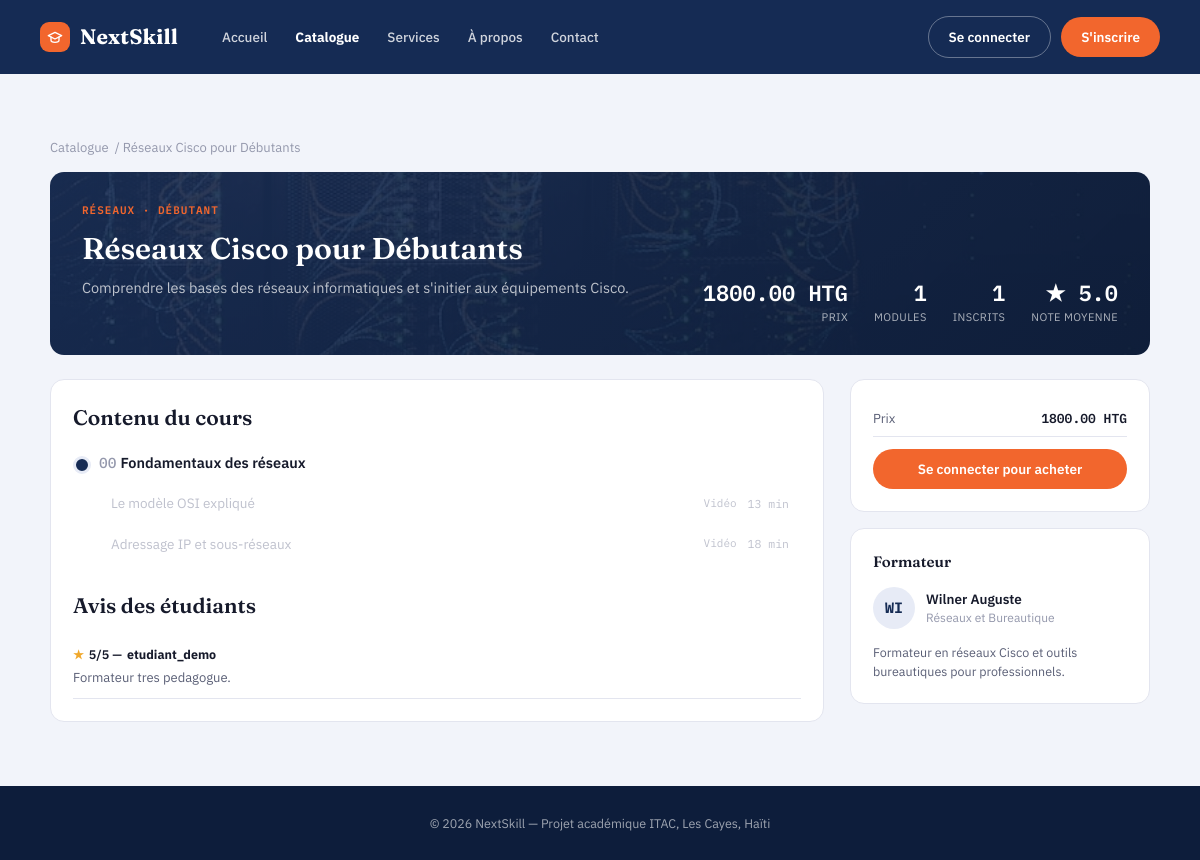
Screenshot of /cours/reseaux-cisco-pour-debutants/ with the database file from the repository.
### courses/models.py (models this page shows, shortened)
class Cours(models.Model):
    class Niveau(models.TextChoices):  # niveau de difficulté affiché sur la fiche cours
        DEBUTANT = "debutant", "Débutant"
        INTERMEDIAIRE = "intermediaire", "Intermédiaire"
        AVANCE = "avance", "Avancé"
    class Statut(models.TextChoices):  # cycle de vie d'un cours, du brouillon à la publication
        BROUILLON = "brouillon", "Brouillon"
        EN_ATTENTE = "en_attente", "En attente de validation"  # soumis par le formateur, attend l'admin
        PUBLIE = "publie", "Publié"  # visible dans le catalogue public
        REJETE = "rejete", "Rejeté"  # refusé par l'administration
    titre = models.CharField(max_length=200)
    slug = models.SlugField(max_length=220, unique=True, blank=True)  # généré automatiquement dans save(), jamais saisi à la main
    description = models.TextField()  # obligatoire, contrairement à celle de Categorie
    niveau = models.CharField(max_length=20, choices=Niveau.choices, default=Niveau.DEBUTANT)
    langue = models.CharField(max_length=50, default="Français")
    prix = models.DecimalField(
        max_digits=8,  # jusqu'à 999999.99
        decimal_places=2,
        default=Decimal("0.00"),
        help_text="Prix du cours en gourdes. 0 = cours gratuit.",
    )
    image_couverture = models.ImageField(upload_to="cours/couvertures/", blank=True, null=True)  # affichée dans le catalogue et le détail
    statut = models.CharField(max_length=20, choices=Statut.choices, default=Statut.BROUILLON)
    date_creation = models.DateTimeField(auto_now_add=True)  # figée à la création
    date_maj = models.DateTimeField(auto_now=True)  # mise à jour à chaque save()
    formateur = models.ForeignKey(
        settings.AUTH_USER_MODEL,
        on_delete=models.CASCADE,  # si le formateur est supprimé, ses cours le sont aussi
        related_name="cours_crees",  # permet d'écrire utilisateur.cours_crees.all()
        limit_choices_to={"role": "formateur"},  # limite le champ dans l'admin aux comptes formateur
    )
    categorie = models.ForeignKey(
        Categorie,
        on_delete=models.PROTECT,  # empêche de supprimer une catégorie tant qu'un cours y est rattaché
        related_name="cours",
    )
    class Meta:
        verbose_name = "Cours"
        verbose_name_plural = "Cours"  # identique au singulier ("des cours"), sinon Django afficherait "Courss"
        ordering = ["-date_creation"]  # les plus récents en premier
    def save(self, *args, **kwargs):
        if not self.slug:  # ne régénère jamais un slug déjà existant, pour ne pas casser les URLs déjà partagées
            self.slug = slugify(self.titre)
        super().save(*args, **kwargs)  # enregistrement réel en base, délégué au parent
    @property
    def nombre_inscrits(self):
        return self.inscriptions.count()  # related_name défini sur Inscription.cours (app enrollments)
    @property
    def nombre_modules(self):
        return self.modules.count()  # related_name défini sur Module.cours ci-dessous

class Categorie(models.Model):
    nom = models.CharField(max_length=100, unique=True)  # unique pour éviter les doublons de catégorie
    description = models.TextField(blank=True)  # facultative
    class Meta:
        verbose_name = "Catégorie"
        verbose_name_plural = "Catégories"
        ordering = ["nom"]  # tri alphabétique par défaut

class Module(models.Model):
    titre = models.CharField(max_length=200)
    ordre = models.PositiveIntegerField(
        default=0,
        help_text="Définit la position du module dans le cours (0, 1, 2...).",
    )
    cours = models.ForeignKey(
        Cours,
        on_delete=models.CASCADE,  # si le cours est supprimé, ses modules le sont aussi
        related_name="modules",
    )
    class Meta:
        verbose_name = "Module"
        verbose_name_plural = "Modules"
        ordering = ["cours", "ordre"]  # affichage dans l'ordre pédagogique voulu par le formateur
        unique_together = ("cours", "ordre")  # deux modules d'un même cours ne peuvent pas partager le même ordre

class Lecon(models.Model):
    class TypeContenu(models.TextChoices):  # détermine quel champ contient le vrai contenu (fichier ou texte)
        VIDEO = "video", "Vidéo"
        PDF = "pdf", "PDF"
        TEXTE = "texte", "Texte"
    titre = models.CharField(max_length=200)
    type_contenu = models.CharField(max_length=10, choices=TypeContenu.choices)
    fichier = models.FileField(
        upload_to="lecons/fichiers/",
        blank=True,  # vide si type_contenu = texte
        null=True,
        help_text="Vidéo (mp4) ou PDF selon le type_contenu.",
    )
    contenu_texte = models.TextField(
        blank=True,  # vide si type_contenu = video/pdf
        help_text="Utilisé uniquement si type_contenu = texte.",
    )
    duree_minutes = models.PositiveIntegerField(blank=True, null=True)  # facultatif, informatif uniquement
    ordre = models.PositiveIntegerField(default=0)
    module = models.ForeignKey(
        Module,
        on_delete=models.CASCADE,  # si le module est supprimé, ses leçons le sont aussi
        related_name="lecons",
    )
    class Meta:
        verbose_name = "Leçon"
        verbose_name_plural = "Leçons"
        ordering = ["module", "ordre"]  # affichage dans l'ordre pédagogique voulu par le formateur
        unique_together = ("module", "ordre")  # deux leçons d'un même module ne peuvent pas partager le même ordre

class Avis(models.Model):
    etudiant = models.ForeignKey(
        settings.AUTH_USER_MODEL,
        on_delete=models.CASCADE,  # si l'étudiant est supprimé, son avis l'est aussi
        related_name="avis",
        limit_choices_to={"role": "etudiant"},  # limite le champ dans l'admin aux comptes étudiant
    )
    cours = models.ForeignKey(
        Cours,
        on_delete=models.CASCADE,  # si le cours est supprimé, les avis associés le sont aussi
        related_name="avis",
    )
    note = models.PositiveSmallIntegerField(
        validators=[MinValueValidator(1), MaxValueValidator(5)],  # rejette toute valeur hors de 1-5 dans les formulaires
        help_text="Note de 1 à 5 étoiles.",
    )
    commentaire = models.TextField(blank=True)  # la note seule suffit, le commentaire est optionnel
    date_creation = models.DateTimeField(auto_now_add=True)
    class Meta:
        verbose_name = "Avis"
        verbose_name_plural = "Avis"  # identique au singulier en français
        unique_together = ("etudiant", "cours")  # un étudiant ne peut laisser qu'un seul avis par cours
        ordering = ["-date_creation"]  # les plus récents en premier

### accounts/models.py (models this page shows, shortened)
class Utilisateur(AbstractUser):
    class Role(models.TextChoices):  # énumération des rôles possibles (valeur stockée, libellé affiché)
        ETUDIANT = "etudiant", "Étudiant"  # rôle par défaut à l'inscription
        FORMATEUR = "formateur", "Formateur"  # crée et gère des cours
        ADMIN = "admin", "Administrateur"  # valide les cours et supervise la plateforme
    role = models.CharField(
        max_length=20,  # assez long pour contenir la plus longue valeur ("formateur")
        choices=Role.choices,  # limite les valeurs possibles aux 3 rôles définis ci-dessus
        default=Role.ETUDIANT,  # tout nouvel utilisateur est étudiant sauf indication contraire
        help_text="Détermine les permissions et l'interface affichée à l'utilisateur.",
    )
    photo_profil = models.ImageField(
        upload_to="profils/",  # sous-dossier de MEDIA_ROOT où sont stockées les photos
        blank=True,  # facultatif dans les formulaires
        null=True,  # peut être vide en base de données
    )
    bio = models.TextField(
        blank=True,  # facultatif : tous les utilisateurs n'ont pas besoin d'une bio
        help_text="Utilisé principalement pour la page publique d'un formateur.",
    )
    specialite = models.CharField(
        max_length=150,
        blank=True,  # requis uniquement pour un formateur (validé côté formulaire, pas ici)
        help_text="Domaine d'expertise du formateur (ex: Développement web, Data Science).",
    )
    date_inscription = models.DateTimeField(auto_now_add=True)  # rempli automatiquement à la création, jamais modifié ensuite
    class Meta:
        verbose_name = "Utilisateur"  # nom singulier affiché dans l'admin Django
        verbose_name_plural = "Utilisateurs"  # nom pluriel affiché dans l'admin Django
        ordering = ["-date_inscription"]  # les plus récents inscrits apparaissent en premier

### courses/views.py (the view, shortened to what this page needs)
# urls.py: path("cours/<slug:slug>/", views.detail_cours, name="detail"),  # fiche détaillée d'un cours
def detail_cours(request, slug):
    cours = get_object_or_404(
        Cours.objects.select_related("categorie", "formateur").prefetch_related(
            "modules__lecons", "modules__quiz"  # précharge modules+leçons+quiz en 2 requêtes au lieu d'une par module
        ),
        slug=slug,
        statut=Cours.Statut.PUBLIE,  # un cours non publié renvoie une 404, même pour son propre formateur
    )
    stats = cours.avis.aggregate(note_moyenne=Avg("note"))  # moyenne des notes, None si aucun avis
    inscription = None
    lecons_terminees = set()
    mon_avis = None
    return render(
        request,
        "courses/detail.html",
        {
            "cours": cours,
            "avis_liste": cours.avis.select_related("etudiant"),
            "note_moyenne": stats["note_moyenne"],
            "inscription": inscription,
            "lecons_terminees": lecons_terminees,
            "mon_avis": mon_avis,
        },
    )

### courses/templates/courses/detail.html (shortened to what this page needs)
{% extends "pages/base.html" %}
{% block content %}
<section class="section" id="cours-detail">
  <div class="breadcrumb"><a href="{% url 'courses:catalogue' %}">Catalogue</a> / {{ cours.titre }}</div>
  <div class="course-hero"{% if cours.image_couverture %} style="background-image:linear-gradient(135deg, rgba(21,43,84,.88), rgba(13,29,59,.92)), url('{{ cours.image_couverture.url }}');"{% endif %}>
    <div>
      <span class="eyebrow" style="color:var(--accent);">{{ cours.categorie.nom }} · {{ cours.get_niveau_display }}</span>
      <h1>{{ cours.titre }}</h1>
      <p class="subtitle">{{ cours.description }}</p>
    </div>
    <div class="hero-stats">
      <div class="hero-stat">
        <div class="num">{% if cours.prix == 0 %}Gratuit{% else %}{{ cours.prix }} HTG{% endif %}</div>
        <div class="lbl">Prix</div>
      </div>
      <div class="hero-stat"><div class="num">{{ cours.nombre_modules }}</div><div class="lbl">Modules</div></div>
      <div class="hero-stat"><div class="num">{{ cours.nombre_inscrits }}</div><div class="lbl">Inscrits</div></div>
      {% if note_moyenne %}
        <div class="hero-stat"><div class="num">★ {{ note_moyenne|floatformat:1 }}</div><div class="lbl">Note moyenne</div></div>
      {% endif %}
    </div>
  </div>
  <div class="detail-layout">
    <div class="card">
      <h2 style="margin-bottom:18px;">Contenu du cours</h2>
      <div class="module-rail">
        {% for module in cours.modules.all %}
          <div class="module-block">
            <div class="module-head"><span class="mod-index">{{ forloop.counter0|stringformat:"02d" }}</span>{{ module.titre }}</div>
            {% for lecon in module.lecons.all %}
              {% if inscription %}
                <a class="lesson-row" href="{% url 'courses:lecon' cours.slug lecon.id %}">
                  <span class="lesson-title">
                    {% if lecon.id in lecons_terminees %}
                      <svg width="12" height="12" viewBox="0 0 24 24" fill="none" stroke="var(--done)" stroke-width="3" stroke-linecap="round" stroke-linejoin="round" style="vertical-align:-1px;margin-right:3px;"><polyline points="20 6 9 17 4 12"/></svg>
                    {% endif %}{{ lecon.titre }}
                  </span>
                  <span class="lesson-type">{{ lecon.get_type_contenu_display }}</span>
                  {% if lecon.duree_minutes %}<span class="lesson-duration">{{ lecon.duree_minutes }} min</span>{% endif %}
                </a>
              {% else %}
                <div class="lesson-row locked">
                  <span class="lesson-title">{{ lecon.titre }}</span>
                  <span class="lesson-type">{{ lecon.get_type_contenu_display }}</span>
                  {% if lecon.duree_minutes %}<span class="lesson-duration">{{ lecon.duree_minutes }} min</span>{% endif %}
                </div>
              {% endif %}
            {% endfor %}
          </div>
        {% empty %}
          <p class="subtitle">Le contenu de ce cours sera bientôt disponible.</p>
        {% endfor %}
      </div>
      <div class="section-title-row" style="margin:26px 0 14px;">
        <h2 style="margin:0;">Avis des étudiants</h2>
      </div>
      {% if avis_liste %}
        {% for avis in avis_liste %}
          <div style="border-bottom:1px solid var(--line);padding:10px 0;">
            <div class="rating-row"><span class="stars">★</span> {{ avis.note }}/5 — <strong>{{ avis.etudiant.username }}</strong></div>
            {% if avis.commentaire %}<p style="font-size:13px;color:var(--ink-soft);margin:4px 0 0;">{{ avis.commentaire }}</p>{% endif %}
          </div>
        {% endfor %}
      {% else %}
        <p class="subtitle" style="margin:0;">Aucun avis pour l'instant.</p>
      {% endif %}
    </div>
    <div>
      <div class="card side-card" style="margin-bottom:16px;">
        <div class="stat-line">
          <span class="lbl">Prix</span>
          <span class="val">{% if cours.prix == 0 %}Gratuit{% else %}{{ cours.prix }} HTG{% endif %}</span>
        </div>
        {% if inscription %}
          <div class="stat-line"><span class="lbl">Ta progression</span><span class="val">{{ inscription.progression_pourcentage }}%</span></div>
          {% if inscription.statut == "termine" %}
            <a class="btn btn-primary btn-block btn-icon-text" style="margin-top:12px;" href="{% url 'enrollments:apercu_certificat' inscription.id %}">
              <svg width="14" height="14" viewBox="0 0 24 24" fill="none" stroke="currentColor" stroke-width="2" stroke-linecap="round" stroke-linejoin="round"><path d="M22 10L12 5 2 10l10 5 10-5z"/><path d="M6 12v5c0 1.5 2.5 3 6 3s6-1.5 6-3v-5"/></svg>
              Voir mon certificat
            </a>
          {% else %}
            {% with premiere_lecon=cours.modules.first.lecons.first %}
              {% if premiere_lecon %}
                <a class="btn btn-primary btn-block" style="margin-top:12px;" href="{% url 'courses:lecon' cours.slug premiere_lecon.id %}">Continuer le cours</a>
              {% endif %}
            {% endwith %}
          {% endif %}
        {% else %}
          <a class="btn btn-primary btn-block" style="margin-top:12px;" href="{% url 'accounts:connexion' %}?next={{ request.path }}">Se connecter pour acheter</a>
        {% endif %}
      </div>
      <div class="card side-card">
        <h2>Formateur</h2>
        <div class="instructor">
          <div class="avatar-lg">{{ cours.formateur.username|slice:":2"|upper }}</div>
          <div>
            <div class="instructor-name">{{ cours.formateur.get_full_name|default:cours.formateur.username }}</div>
            <div class="instructor-role">{{ cours.formateur.specialite|default:"Formateur NextSkill" }}</div>
          </div>
        </div>
        {% if cours.formateur.bio %}
          <p style="font-size:12.5px;color:var(--ink-soft);margin:0;">{{ cours.formateur.bio }}</p>
        {% endif %}
      </div>
    </div>
  </div>
</section>
{% endblock %}

### rows the page displays
Cours: titre "Réseaux Cisco pour Débutants", image_couverture (picture), categorie.nom "RÉSEAUX", niveau "DÉBUTANT", description "Comprendre les bases des réseaux informatiques et s'initier aux équipements Cisco.", prix "1800.00", nombre_modules "1", nombre_inscrits "1", formateur.username "WI", formateur.get_full_name "Wilner Auguste", formateur.specialite "Réseaux et Bureautique", formateur.bio "Formateur en réseaux Cisco et outils bureautiques pour professionnels."
Module: titre "Fondamentaux des réseaux"
Lecon: titre "Le modèle OSI expliqué", type_contenu "Vidéo", duree_minutes "13"
Lecon: titre "Adressage IP et sous-réseaux", type_contenu "Vidéo", duree_minutes "18"
Avis: note "5", etudiant.username "etudiant_demo", commentaire "Formateur tres pedagogue."

### other values shown
{{ note_moyenne|floatformat:1 }} "5.0"
